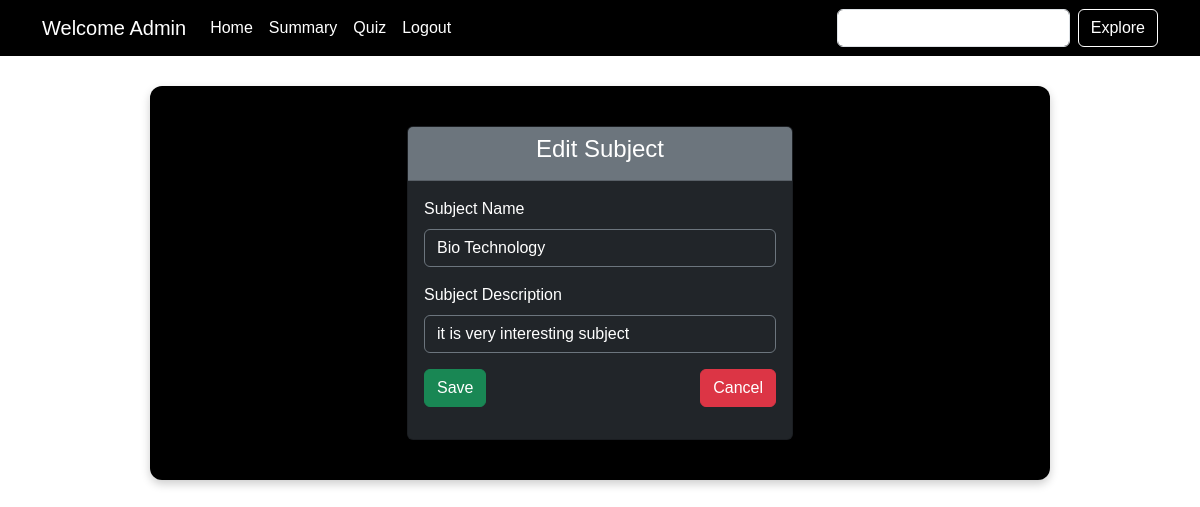
Page /edit_subject/2/KD on the committed database.
### backend/models.py (models this page shows)
class Subject(db.Model):
    __tablename__ = "subjects"
    id = db.Column(db.Integer, primary_key=True)
    subj_name = db.Column(db.String(80), nullable=False)
    subj_desc = db.Column(db.String(200))
    chapters = db.relationship("Chapter", backref="subjects", lazy=True, cascade="all,delete")

### backend/controllers.py (the view)
@app.route('/edit_subject/<id>/<name>', methods=['GET', 'POST'])
def edit_subject(id, name):
    subject = Subject.query.get(id)
    if request.method == 'POST':
        subject.subj_name = request.form.get('subject_name')
        subject.subj_desc = request.form.get('subject_description')
        db.session.commit()
        return redirect(url_for('admin_dashboard', name=name))
    return render_template('edit_subject.html', name=name, subject=subject)

### templates/edit_subject.html (shortened to what this page needs)
{% extends "admin_layout.html" %}
{% block content %}
  <div class="container">
    <div class="row justify-content-center">
      <div class="col-md-6">
        <div class="card bg-dark text-white">
          <div class="card-header text-center bg-secondary">
            <h4>Edit Subject</h4>
          </div>
          <div class="card-body">
            <form action="/edit_subject/{{subject.id}}/{{name}}" method="POST">
              <div class="mb-3">
                <label for="subject_name" class="form-label">Subject Name</label>
                <input type="text" class="form-control bg-dark text-white border-secondary placeholder-light"
                       name="subject_name" id="subject_name" value="{{subject.subj_name}}" required>
              </div>
              <div class="mb-3">
                <label for="subject_description" class="form-label">Subject Description</label>
                <input type="text" class="form-control bg-dark text-white border-secondary placeholder-light"
                       name="subject_description" id="subject_description" value="{{subject.subj_desc}}" required>
              </div>
              <div class="mb-3 d-flex justify-content-between">
                <button type="submit" class="btn btn-success">Save</button>
                <a href="/admin_dashboard/{{name}}" class="btn btn-danger">Cancel</a>
              </div>
            </form>
          </div>
        </div>
      </div>
    </div>
  </div>
{% endblock %}

### templates/admin_layout.html (style rules this page uses)
body { background-color: white; font-family: Arial, sans-serif; }

### templates/edit_subject.html (style rules this page uses)
.placeholder-light::placeholder { color: rgba(255, 255, 255, 0.6); }

### rows in the picture
Subject: subject_name "Bio Technology", subject_description "it is very interesting subject"
